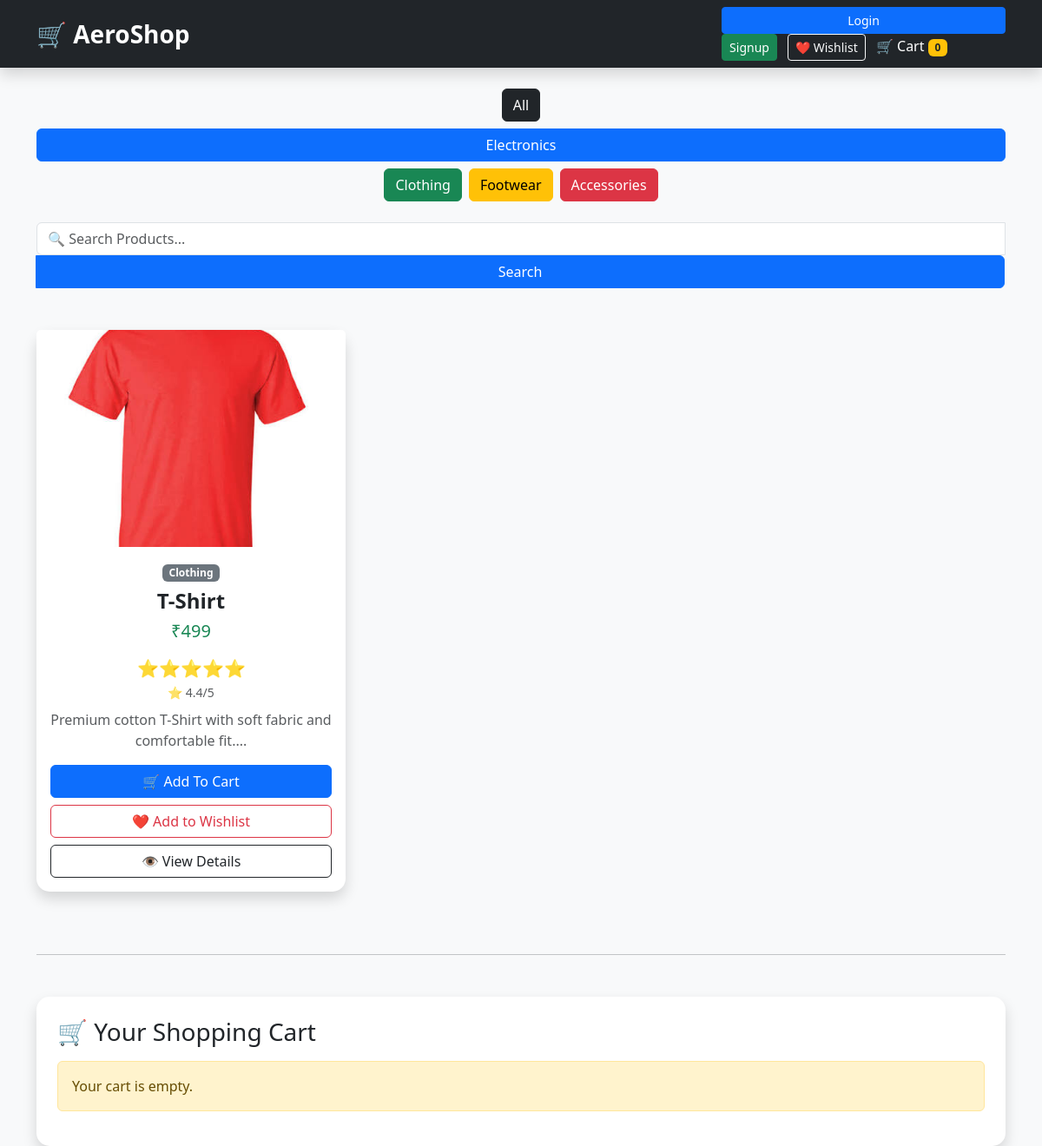
/?category=Clothing, run on the app's committed database.
### tables this page shows
CREATE TABLE products(
    id INTEGER PRIMARY KEY AUTOINCREMENT,
    name TEXT NOT NULL,
    price INTEGER NOT NULL,
    image TEXT NOT NULL,
    category TEXT NOT NULL,
    description TEXT NOT NULL,
    rating REAL DEFAULT 4.5
);

### app.py (the view)
@app.route("/")
def home():
    search = request.args.get("search", "")
    category = request.args.get("category", "All")
    products = get_products(search)
    if category != "All":
        products = [
            product
            for product in products
            if product["category"] == category
        ]
    cart = session.get("cart", {})
    cart_count = sum(cart.values())
    total_price = 0
    all_products = get_products()
    for product in all_products:
        pid = str(product["id"])
        if pid in cart:
            total_price += product["price"] * cart[pid]
    return render_template(
        "index.html",
        products=products,
        cart=cart,
        cart_count=cart_count,
        total_price=total_price,
        user=session.get("user"),
        search=search,
        selected_category=category
    )

### app.py (called while the page is built)
def get_connection():
    conn = sqlite3.connect("store.db")
    conn.row_factory = sqlite3.Row
    return conn

def get_products(search=""):
    conn = get_connection()
    cursor = conn.cursor()
    if search:
        cursor.execute(
            "SELECT * FROM products WHERE name LIKE ?",
            ("%" + search + "%",)
        )
    else:
        cursor.execute("SELECT * FROM products")
    products = cursor.fetchall()
    conn.close()
    return products

### templates/index.html (shortened to what this page needs)
<!DOCTYPE html>
<html lang="en">
<head>
    <link href="https://cdn.jsdelivr.net/npm/bootstrap@5.3.3/dist/css/bootstrap.min.css" rel="stylesheet">
    <link rel="stylesheet" href="{{ url_for('static', filename='css/style.css') }}">
</head>
<body class="bg-light">
<nav class="navbar navbar-expand-lg navbar-dark bg-dark shadow">
    <div class="container">
        <a class="navbar-brand fw-bold fs-3" href="/">
            🛒 AeroShop
        </a>
        <div class="ms-auto">
            {% if user %}
            <span class="text-white me-3">
                👋 Welcome,
                <strong>{{ user }}</strong>
            </span>
            <a href="/logout"
               class="btn btn-danger btn-sm me-2">
                Logout
            </a>
            {% else %}
            <a href="/login"
               class="btn btn-primary btn-sm me-2">
                Login
            </a>
            <a href="/signup"
               class="btn btn-success btn-sm me-2">
                Signup
            </a>
            {% endif %}
            <a href="{{ url_for('wishlist') }}"
               class="btn btn-outline-light btn-sm me-2">
                ❤️ Wishlist
            </a>
            <span class="text-white">
                🛒 Cart
                <span class="badge bg-warning text-dark">
                    {{ cart_count }}
                </span>
            </span>
        </div>
    </div>
</nav>
<div class="container mt-4">
    <div class="d-flex justify-content-center flex-wrap gap-2">
        <a href="/?category=All"
           class="btn btn-dark">
            All
        </a>
        <a href="/?category=Electronics"
           class="btn btn-primary">
            Electronics
        </a>
        <a href="/?category=Clothing"
           class="btn btn-success">
            Clothing
        </a>
        <a href="/?category=Footwear"
           class="btn btn-warning">
            Footwear
        </a>
        <a href="/?category=Accessories"
           class="btn btn-danger">
            Accessories
        </a>
    </div>
</div>
<div class="container mt-4">
    <form action="/" method="GET">
        <div class="input-group">
            <input
                type="text"
                class="form-control"
                name="search"
                placeholder="🔍 Search Products..."
                value="{{ search }}">
            <button class="btn btn-primary">
                Search
            </button>
        </div>
    </form>
</div>
<div class="container mt-5">
    <div class="row">
        {% for product in products %}
                <div class="col-lg-4 col-md-6 mb-4">
            <div class="card shadow h-100">
                <img src="{{ url_for('static', filename='images/' + product['image']) }}"
                     class="card-img-top"
                     alt="{{ product['name'] }}"
                     style="height:250px; object-fit:cover;">
                <div class="card-body text-center">
                    <span class="badge bg-secondary mb-2">
                        {{ product['category'] }}
                    </span>
                    <h4 class="fw-bold">
                        {{ product['name'] }}
                    </h4>
                    <h5 class="text-success mb-3">
    ₹{{ product['price'] }}
</h5>
<div class="mb-2">
    <span class="text-warning fs-5">⭐⭐⭐⭐⭐</span>
    <br>
    <small class="text-muted">
        ⭐ {{ product['rating'] }}/5
    </small>
</div>
<p class="text-muted">
    {{ product['description'][:60] }}...
</p>
                    <div class="d-grid gap-2">
                        <a href="{{ url_for('add_to_cart', product_id=product['id']) }}"
                           class="btn btn-primary">
                            🛒 Add To Cart
                        </a>
                        <a href="{{ url_for('add_wishlist', product_id=product['id']) }}"
                           class="btn btn-outline-danger">
                            ❤️ Add to Wishlist
                        </a>
                        <a href="{{ url_for('product_details', product_id=product['id']) }}"
                           class="btn btn-outline-dark">
                            👁 View Details
                        </a>
                    </div>
                </div>
            </div>
        </div>
        {% endfor %}
    </div>
    <hr class="my-5">
    <div class="card shadow p-4">
        <h3 class="mb-3">
            🛒 Your Shopping Cart
        </h3>
        {% if cart_count == 0 %}
        <div class="alert alert-warning">
            Your cart is empty.
        </div>
        {% endif %}
    </div>
</div>
</body>
</html>

### static/css/style.css (style rules this page uses)
body { background:#f5f5f5; }
.card { border:none; border-radius:15px; transition:.3s; }
.card img { height:220px; object-fit:cover; }
.btn-primary { width:100%; }
.navbar-brand { font-size:28px; font-weight:bold; }

### data on the page
products: image (picture), category "Clothing", name "T-Shirt", price "499", rating "4.4", description "Premium cotton T-Shirt with soft fabric and comfortable fit."

### other printed values
{{ cart_count }} "0"
